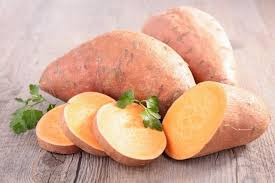
#> input picture sweetpotatoes.jpg, 275 x 183 px
$ python shirley.py
#> lines starting #> are read from the running program, lines starting #| are printed output that depends on the picture
import cv2
img =cv2.imread('sweetpotatoes.jpg', 0)
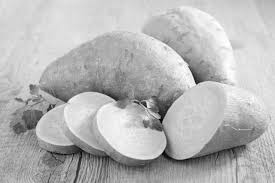
#> img: shape (183, 275); min 0, max 255, mean 182.5
print(img)
#> (printed output is left out)

cv2.imshow('sweetpotatoes',img)
cv2.waitKey(20000)
cv2.destroyAllWindows()
